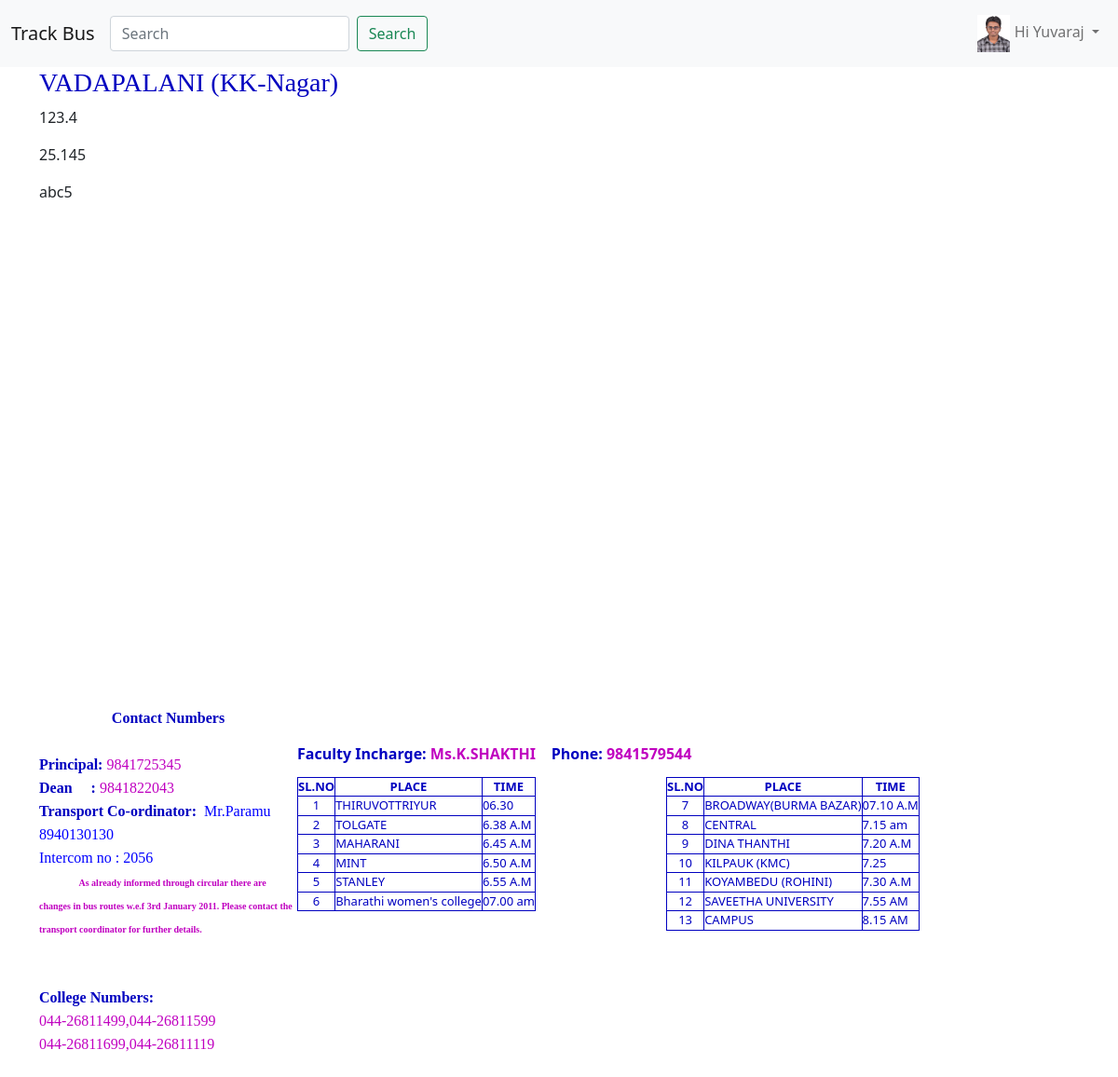
Screenshot of /blog/busdetail/KK-Nagar (signed in) with the database file from the repository.
### bus/models.py (models this page shows)
class user_profile(models.Model):
	user = models.OneToOneField(User,on_delete=models.CASCADE)
	dob = models.DateField(null=True,blank=True)
	photo = models.ImageField(null=True,blank=True)

class bus(models.Model):
	title = models.CharField(max_length=100)
	description = models.TextField()
	slug = models.SlugField(unique=True)

class track(models.Model):
	lat = models.FloatField()
	lng = models.FloatField()
	uid = models.SlugField()

### bus/views.py (the view)
# urls.py: path('busdetail/<slug:slug_text>',bus_detail,name='busdetail'),
def bus_detail(request,slug_text):
	obj = bus.objects.get(slug=slug_text)
	context = {
	'obj':obj,
	'track':track.objects.get(id=1)
	}
	return render(request,'postdetail.html',context)

### template/postdetail.html (shortened to what this page needs)
{% extends "base.html" %}
{%  block content %}
<div class="col-sm-offset-3">
	<div class="container">
		<h3 style="color:#0000c0; font-family: Times New Roman;">{{obj.title}}</h3>
		<p>{{track.lat}}</p>
		<p>{{track.lng}}</p>
		<p>{{track.uid}}</p>
		{% include "geo.html" %}
<table border="0" cellpadding="0" cellspacing="0">
            <tbody><tr>
                <td rowspan="3">
                    <div id="m_infopane" class="transpanel" style="border-width:0px;height:445px;width:277px;">
                        <span id="m_about"><p style="TEXT-ALIGN: center; MARGIN: 0in 0in 0pt" class="MsoNormal" align="center">&nbsp;</p>
<p style="TEXT-ALIGN: center; MARGIN: 0in 0in 0pt" class="MsoNormal" align="center"><b><span style="COLOR: #0000c0"><font size="3"><font face="Times New Roman">Contact Numbers</font></font></span></b></p>
<p style="TEXT-ALIGN: center; MARGIN: 0in 0in 0pt" class="MsoNormal" align="center"></p>
<p style="MARGIN: 0in 0in 0pt" class="MsoNormal"><font size="3"><font face="Times New Roman"><b><span style="COLOR: #0000c0">Principal:</span></b> <span style="COLOR: #c000c0">9841725345</span></font></font></p>
<p style="MARGIN: 0in 0in 0pt" class="MsoNormal"><font size="3"><font face="Times New Roman"><b><span style="COLOR: #0000c0">Dean&nbsp;&nbsp;&nbsp;&nbsp;&nbsp;:</span></b>&nbsp;<span style="COLOR: #c000c0">9841822043</span></font></font></p>
<p style="MARGIN: 0in 0in 0pt" class="MsoNormal"><font size="3"><font face="Times New Roman"><b><span style="COLOR: #0000c0">Transport Co-ordinator:</span></b>&nbsp; <font color="#0000ff">Mr.Paramu 8940130130</font></font></font></p>
<p style="MARGIN: 0in 0in 0pt" class="MsoNormal"><font color="#0000ff" size="3" face="Times New Roman">Intercom no : 2056</font></p>
<p style="MARGIN: 0in 0in 0pt" class="MsoNormal"><font size="3"><font face="Times New Roman">&nbsp;&nbsp;&nbsp;&nbsp;&nbsp;&nbsp;&nbsp;&nbsp;&nbsp;<span style="COLOR: #c000c0">&nbsp;<strong><font size="1">&nbsp;As already informed through circular there are changes in bus routes w.e.f 3rd January 2011. Please contact the transport coordinator for further details.</font></strong></span></font></font></p>
<p style="MARGIN: 0in 0in 0pt" class="MsoNormal"><font size="3"><font face="Times New Roman"><span style="COLOR: #c000c0"><strong><font size="1"></font></strong>&nbsp;</span></font></font></p><p style="MARGIN: 0in 0in 0pt" class="MsoNormal"><font size="3"><font face="Times New Roman"><font size="1" face="Times New Roman"><span style="COLOR: #c000c0"><strong> </strong></span></font></font></font>
</p><p style="MARGIN: 0in 0in 0pt" class="MsoNormal"><font face="Times New Roman"></font><strong><font size="2"></font></strong></p>
<p style="MARGIN: 0in 0in 0pt" class="MsoNormal"><font size="3"><font face="Times New Roman"><b><span style="COLOR: #0000c0">College Numbers:</span></b> </font></font></p>
<p style="MARGIN: 0in 0in 0pt" class="MsoNormal"><font size="3"><font face="Times New Roman"><span style="COLOR: #c000c0">044-26811499,</span></font></font><font size="3"><font face="Times New Roman"><span style="COLOR: #c000c0">044-26811599</span></font></font></p>
<p style="MARGIN: 0in 0in 0pt" class="MsoNormal"><font size="3"><font face="Times New Roman"><span style="COLOR: #c000c0">044-26811699,</span></font></font><font size="3"><font face="Times New Roman"><span style="COLOR: #c000c0">044-26811119</span></font></font><font size="3"><font face="Times New Roman"><span style="COLOR: #c000c0">&nbsp;</span></font></font></p></span>
</div>
                </td>
                <td colspan="2" valign="middle">
                    <div id="m_titlepane" class="transpanel" style="border-width:0px;height:50px;width:792px;">
                        <table width="100%" style="height: 50px;">
                            <tbody><tr valign="middle">
                            </tr>
                        </tbody></table>
</div>
                </td>
            </tr>
         <tr>
                <td colspan="2" valign="middle">
                    <div id="m_bottompane" class="transpanel" style="border-width:0px;height:50px;width:792px;">
                        <table width="100%" style="height: 50px;">
                            <tbody><tr valign="middle">
                                <td valign="middle">
                        <span id="Label2" style="color:#0000C0;font-weight:bold;">Faculty Incharge:</span>
                        <span id="m_facultyname" style="color:#C000C0;font-weight:bold;">Ms.K.SHAKTHI  </span>
                        <span id="Label3" style="color:#0000C0;font-weight:bold;">Phone:</span>
                        <span id="m_facultyphone" style="color:#C000C0;font-weight:bold;">9841579544</span></td>
                            </tr>
                        </tbody></table>
</div>
                </td>
            </tr>
            <tr>
                <td style="height: 56px">
                    <div id="m_leftpane" class="transpanel" style="border-color:Transparent;border-width:0px;height:345px;width:396px;white-space:nowrap;">
                        <table id="m_contentsleft" cellspacing="0" cellpadding="1" rules="all" border="1" style="color:#0000C0;border-color:#0000C0;border-width:1px;border-style:Solid;font-size:Small;border-collapse:collapse;">
		<tbody><tr>
			<td align="center" style="border-color:#0000C0;border-width:1px;border-style:solid;font-weight:bold;"><span>SL.NO</span></td><td align="center" style="border-color:#0000C0;border-width:1px;border-style:solid;font-weight:bold;"><span>PLACE</span></td><td align="center" style="border-color:#0000C0;border-width:1px;border-style:solid;font-weight:bold;"><span>TIME</span></td>
		</tr><tr>
			<td align="center" style="border-color:#0000C0;border-width:1px;border-style:solid;"><span>1</span></td><td style="border-color:#0000C0;border-width:1px;border-style:solid;"><span title="THIRUVOTTRIYUR	">THIRUVOTTRIYUR	</span></td><td style="border-color:#0000C0;border-width:1px;border-style:solid;"><span>06.30</span></td>
		</tr><tr>
			<td align="center" style="border-color:#0000C0;border-width:1px;border-style:solid;"><span>2</span></td><td style="border-color:#0000C0;border-width:1px;border-style:solid;"><span title="TOLGATE	">TOLGATE	</span></td><td style="border-color:#0000C0;border-width:1px;border-style:solid;"><span>6.38 A.M</span></td>
		</tr><tr>
			<td align="center" style="border-color:#0000C0;border-width:1px;border-style:solid;"><span>3</span></td><td style="border-color:#0000C0;border-width:1px;border-style:solid;"><span title="MAHARANI	">MAHARANI	</span></td><td style="border-color:#0000C0;border-width:1px;border-style:solid;"><span>6.45 A.M</span></td>
		</tr><tr>
			<td align="center" style="border-color:#0000C0;border-width:1px;border-style:solid;"><span>4</span></td><td style="border-color:#0000C0;border-width:1px;border-style:solid;"><span title="MINT	">MINT	</span></td><td style="border-color:#0000C0;border-width:1px;border-style:solid;"><span>6.50 A.M</span></td>
		</tr><tr>
			<td align="center" style="border-color:#0000C0;border-width:1px;border-style:solid;"><span>5</span></td><td style="border-color:#0000C0;border-width:1px;border-style:solid;"><span title="STANLEY">STANLEY</span></td><td style="border-color:#0000C0;border-width:1px;border-style:solid;"><span>6.55 A.M</span></td>
		</tr><tr>
			<td align="center" style="border-color:#0000C0;border-width:1px;border-style:solid;"><span>6</span></td><td style="border-color:#0000C0;border-width:1px;border-style:solid;"><span title="Bharathi women's college">Bharathi women's college</span></td><td style="border-color:#0000C0;border-width:1px;border-style:solid;"><span>07.00 am</span></td>
		</tr>
	</tbody></table>
</div>
                </td>
                <td style="height: 56px">
                    <div id="m_rightpane" class="transpanel" style="border-color:Transparent;border-width:0px;height:345px;width:396px;">
                        <table id="m_contentsright" cellspacing="0" cellpadding="1" rules="all" border="1" style="color:#0000C0;border-color:#0000C0;border-width:1px;border-style:Solid;font-size:Small;border-collapse:collapse;">
		<tbody><tr>
			<td align="center" style="border-color:#0000C0;border-width:1px;border-style:Solid;font-weight:bold;"><span>SL.NO</span></td><td align="center" style="border-color:#0000C0;border-width:1px;border-style:solid;font-weight:bold;"><span>PLACE</span></td><td align="center" style="border-color:#0000C0;border-width:1px;border-style:solid;font-weight:bold;"><span>TIME</span></td>
		</tr><tr>
			<td align="center" style="border-color:#0000C0;border-width:1px;border-style:solid;"><span>7</span></td><td style="border-color:#0000C0;border-width:1px;border-style:solid;"><span title="BROADWAY(BURMA BAZAR)">BROADWAY(BURMA BAZAR)</span></td><td style="border-color:#0000C0;border-width:1px;border-style:solid;"><span>07.10 A.M</span></td>
		</tr><tr>
			<td align="center" style="border-color:#0000C0;border-width:1px;border-style:solid;"><span>8</span></td><td style="border-color:#0000C0;border-width:1px;border-style:solid;"><span title="CENTRAL">CENTRAL</span></td><td style="border-color:#0000C0;border-width:1px;border-style:solid;"><span>7.15 am</span></td>
		</tr><tr>
			<td align="center" style="border-color:#0000C0;border-width:1px;border-style:solid;"><span>9</span></td><td style="border-color:#0000C0;border-width:1px;border-style:solid;"><span title="DINA THANTHI">DINA THANTHI</span></td><td style="border-color:#0000C0;border-width:1px;border-style:solid;"><span>7.20 A.M</span></td>
		</tr><tr>
			<td align="center" style="border-color:#0000C0;border-width:1px;border-style:solid;"><span>10</span></td><td style="border-color:#0000C0;border-width:1px;border-style:solid;"><span title="KILPAUK (KMC)">KILPAUK (KMC)</span></td><td style="border-color:#0000C0;border-width:1px;border-style:solid;"><span>7.25</span></td>
		</tr><tr>
			<td align="center" style="border-color:#0000C0;border-width:1px;border-style:solid;"><span>11</span></td><td style="border-color:#0000C0;border-width:1px;border-style:solid;"><span title="KOYAMBEDU (ROHINI)">KOYAMBEDU (ROHINI)</span></td><td style="border-color:#0000C0;border-width:1px;border-style:solid;"><span>7.30 A.M</span></td>
		</tr><tr>
			<td align="center" style="border-color:#0000C0;border-width:1px;border-style:solid;"><span>12</span></td><td style="border-color:#0000C0;border-width:1px;border-style:solid;"><span title="SAVEETHA UNIVERSITY">SAVEETHA UNIVERSITY</span></td><td style="border-color:#0000C0;border-width:1px;border-style:solid;"><span>7.55 AM</span></td>
		</tr><tr>
			<td align="center" style="border-color:#0000C0;border-width:1px;border-style:solid;"><span>13</span></td><td style="border-color:#0000C0;border-width:1px;border-style:solid;"><span title="CAMPUS">CAMPUS</span></td><td style="border-color:#0000C0;border-width:1px;border-style:solid;"><span>8.15 AM</span></td>
		</tr>
	</tbody></table>
</div>
                </td>
            </tr>
        </tbody></table>
	</div>
</div>
{% endblock %}

### template/base.html (shortened to what this page needs)
{% load static %}
<!DOCTYPE html>
<html>
<head>
<link rel="stylesheet" type="text/css" href="{% static '/bus/style1.css' %}">
<link href="https://cdn.jsdelivr.net/npm/bootstrap@5.0.0-beta1/dist/css/bootstrap.min.css" rel="stylesheet">
</head>
<body>
	{% include "navbar.html" %}
{% block content %}
{% endblock %}
</body>
</html>

### template/navbar.html (shortened to what this page needs)
<nav class="navbar navbar-expand-lg navbar-light bg-light">
  <div class="container-fluid">
    <a class="navbar-brand" href="{% url 'blog:buslist' %}">Track Bus</a>
    <div class="collapse navbar-collapse" id="navbarSupportedContent">
      <ul class="navbar-nav me-auto mb-2 mb-lg-0">
        <form class="d-flex" action="#">
        <input class="form-control me-2" type="search" placeholder="Search" aria-label="Search" name='q'>
        <button class="btn btn-outline-success" type="submit">Search</button>
      </form>
      </ul>
      <ul class="navbar-nav">
        {% if request.user.is_authenticated %}
          <li class="nav-item dropdown">
            <a class="nav-link dropdown-toggle" href="#" id="navbarDropdown" role="button" data-bs-toggle="dropdown" aria-expanded="false">
              {% if request.user.user_profile.photo %}
                <img src="{{request.user.user_profile.photo.url}}" class="nav-img">
              {% else %}
                  <img src="/media/download.png" class="nav-img">
              {% endif %}
              <span>Hi {{request.user.first_name|capfirst}}</span>
            </a>
          </li>
        {% endif %}
      </ul>
    </div>
  </div>
</nav>

### template/geo.html (shortened to what this page needs)
	<div id="map"></div>

### static/bus/style1.css (style rules this page uses)
img.nav-img { height: 40px; width: 35px; }

### template/base.html (style rules this page uses)
* { margin:0; padding: 0px; }
#map { height: 500px; width:100%; }

### rows the page displays
bus: title "VADAPALANI (KK-Nagar)"
track: lat "123.4", lng "25.145", uid "abc5"

### other values shown
{{ request.user.first_name|capfirst }} "Yuvaraj"
